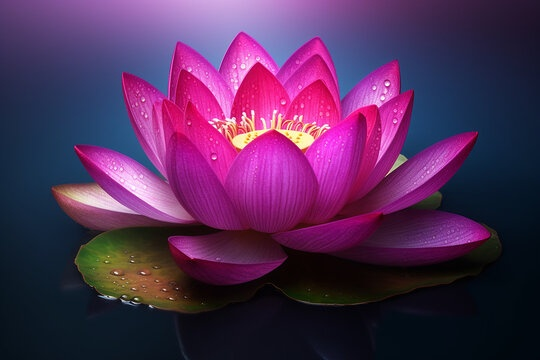
#> input picture lotus.jpg, 540 x 360 px
$ jupyter execute 'K-means algorithm for segmentation.ipynb'
#> lines starting #> are read from the running program, lines starting #| are printed output that depends on the picture
# K-means algorithm for segmentation

K-means clustering is a popular unsupervised learning algorithm that can be used for image segmentation. In this method, we partition an image into ```K``` clusters based on pixel colors and group similar colors together. The algorithm ```assigns each pixel to the cluster``` whose center is closest in terms of color similarity.

[cell 1]
import cv2
import numpy as np
import matplotlib.pyplot as plt

# Load the image
img = cv2.imread('lotus.jpg')
#> img is the input picture: shape (360, 540, 3); mean B, G, R 87.3, 44.5, 82.8
img_rgb = cv2.cvtColor(img, cv2.COLOR_BGR2RGB)  # Convert BGR to RGB for displaying with matplotlib

# Convert image to a 2D array of pixels (reshape to 2D array of pixel values)
Z = img.reshape((-1, 3))

# Convert to float32, as k-means requires float32
Z = np.float32(Z)

# Define criteria and apply kmeans()
criteria = (cv2.TERM_CRITERIA_EPS + cv2.TERM_CRITERIA_MAX_ITER, 100, 0.2)
K = 4  # Number of clusters
_, labels, centers = cv2.kmeans(Z, K, None, criteria, 10, cv2.KMEANS_RANDOM_CENTERS)
#> centers = [[197.7, 123.8, 196.3], [95.61, 54.98, 74.05], [137.5, 35.49, 183.2], [33.02, 20.17, 18.72]]

# Convert back the centers to 8 bit values (as they are in float32)
centers = np.uint8(centers)
#> centers = [[197, 123, 196], [95, 54, 74], [137, 35, 183], [33, 20, 18]]

# Map the labels to centers
segmented_image = centers[labels.flatten()]

# Reshape back to the original image shape
segmented_image = segmented_image.reshape(img.shape)
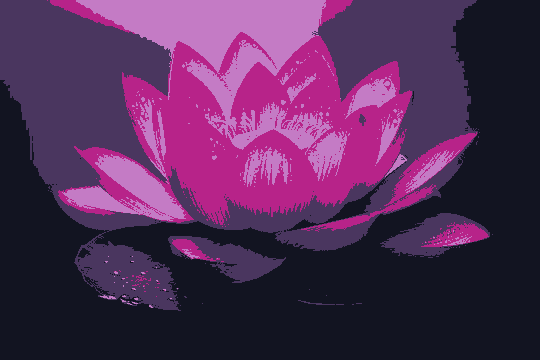
#> segmented_image: shape (360, 540, 3); mean B, G, R 86.9, 44, 82.4

# Display the original and segmented image using matplotlib
plt.figure(figsize=(12, 6))

# Original Image
plt.subplot(1, 2, 1)
plt.imshow(img_rgb)
plt.title('Original Image')
plt.axis('off')

# Segmented Image
plt.subplot(1, 2, 2)
plt.imshow(segmented_image)
plt.title('Segmented Image (K-means)')
plt.axis('off')

# Show the images
plt.show()
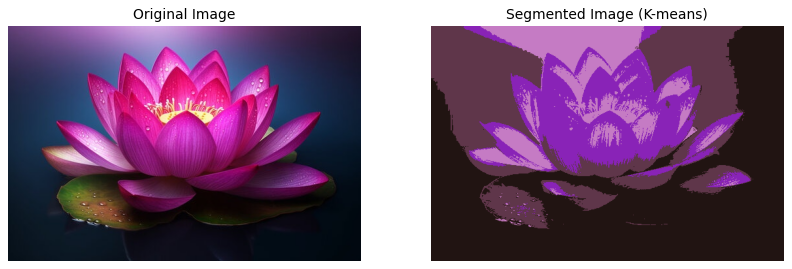
#> figure drawn by matplotlib, 2 panels; B, G, R data is drawn as R, G, B

# Optionally save the segmented image
cv2.imwrite('segmented_image.jpg', segmented_image)
#> Out = True
